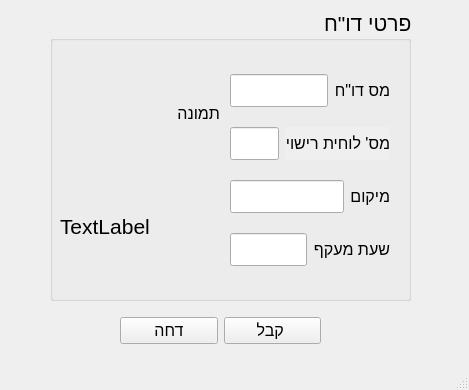
<?xml version="1.0" encoding="UTF-8"?>
<ui version="4.0">
 <class>MainWindow</class>
 <widget class="QMainWindow" name="MainWindow">
  <property name="geometry">
   <rect>
    <x>0</x>
    <y>0</y>
    <width>469</width>
    <height>390</height>
   </rect>
  </property>
  <property name="windowTitle">
   <string>MainWindow</string>
  </property>
  <widget class="QWidget" name="centralwidget">
   <widget class="QGroupBox" name="groupBox">
    <property name="geometry">
     <rect>
      <x>50</x>
      <y>10</y>
      <width>361</width>
      <height>291</height>
     </rect>
    </property>
    <property name="font">
     <font>
      <pointsize>16</pointsize>
     </font>
    </property>
    <property name="layoutDirection">
     <enum>Qt::RightToLeft</enum>
    </property>
    <property name="title">
     <string>פרטי דו&quot;ח</string>
    </property>
    <widget class="QWidget" name="verticalLayoutWidget">
     <property name="geometry">
      <rect>
       <x>180</x>
       <y>50</y>
       <width>160</width>
       <height>221</height>
      </rect>
     </property>
     <layout class="QVBoxLayout" name="verticalLayout">
      <item>
       <layout class="QHBoxLayout" name="horizontalLayout_4">
        <item>
         <widget class="QLabel" name="label_4">
          <property name="font">
           <font>
            <pointsize>12</pointsize>
           </font>
          </property>
          <property name="text">
           <string>מס דו&quot;ח</string>
          </property>
         </widget>
        </item>
        <item>
         <widget class="QLineEdit" name="lineEdit_4"/>
        </item>
       </layout>
      </item>
      <item>
       <layout class="QHBoxLayout" name="horizontalLayout">
        <item>
         <widget class="QLabel" name="label1">
          <property name="font">
           <font>
            <pointsize>12</pointsize>
           </font>
          </property>
          <property name="layoutDirection">
           <enum>Qt::RightToLeft</enum>
          </property>
          <property name="autoFillBackground">
           <bool>true</bool>
          </property>
          <property name="text">
           <string>מס' לוחית רישוי</string>
          </property>
         </widget>
        </item>
        <item>
         <widget class="QLineEdit" name="lineEdit"/>
        </item>
       </layout>
      </item>
      <item>
       <layout class="QHBoxLayout" name="horizontalLayout_3">
        <item>
         <widget class="QLabel" name="label_2">
          <property name="font">
           <font>
            <pointsize>12</pointsize>
           </font>
          </property>
          <property name="text">
           <string>מיקום</string>
          </property>
         </widget>
        </item>
        <item>
         <widget class="QLineEdit" name="lineEdit_2"/>
        </item>
       </layout>
      </item>
      <item>
       <layout class="QHBoxLayout" name="horizontalLayout_2">
        <item>
         <widget class="QLabel" name="label">
          <property name="font">
           <font>
            <pointsize>12</pointsize>
           </font>
          </property>
          <property name="text">
           <string>שעת מעקף</string>
          </property>
         </widget>
        </item>
        <item>
         <widget class="QLineEdit" name="lineEdit_3"/>
        </item>
       </layout>
      </item>
     </layout>
    </widget>
    <widget class="QWidget" name="verticalLayoutWidget_2">
     <property name="geometry">
      <rect>
       <x>10</x>
       <y>49</y>
       <width>160</width>
       <height>221</height>
      </rect>
     </property>
     <layout class="QVBoxLayout" name="verticalLayout_2">
      <item>
       <widget class="QLabel" name="label_5">
        <property name="font">
         <font>
          <pointsize>12</pointsize>
         </font>
        </property>
        <property name="text">
         <string>תמונה</string>
        </property>
       </widget>
      </item>
      <item>
       <widget class="QLabel" name="label_3">
        <property name="text">
         <string>TextLabel</string>
        </property>
       </widget>
      </item>
     </layout>
    </widget>
   </widget>
   <widget class="QWidget" name="horizontalLayoutWidget_5">
    <property name="geometry">
     <rect>
      <x>120</x>
      <y>310</y>
      <width>201</width>
      <height>41</height>
     </rect>
    </property>
    <layout class="QHBoxLayout" name="horizontalLayout_5">
     <item>
      <widget class="QPushButton" name="pushButton_2">
       <property name="font">
        <font>
         <pointsize>12</pointsize>
        </font>
       </property>
       <property name="text">
        <string>דחה</string>
       </property>
      </widget>
     </item>
     <item>
      <widget class="QPushButton" name="pushButton">
       <property name="font">
        <font>
         <pointsize>12</pointsize>
        </font>
       </property>
       <property name="text">
        <string>קבל </string>
       </property>
      </widget>
     </item>
    </layout>
   </widget>
  </widget>
  <widget class="QMenuBar" name="menubar">
   <property name="geometry">
    <rect>
     <x>0</x>
     <y>0</y>
     <width>469</width>
     <height>18</height>
    </rect>
   </property>
  </widget>
  <widget class="QStatusBar" name="statusbar"/>
 </widget>
 <resources/>
 <connections/>
</ui>
